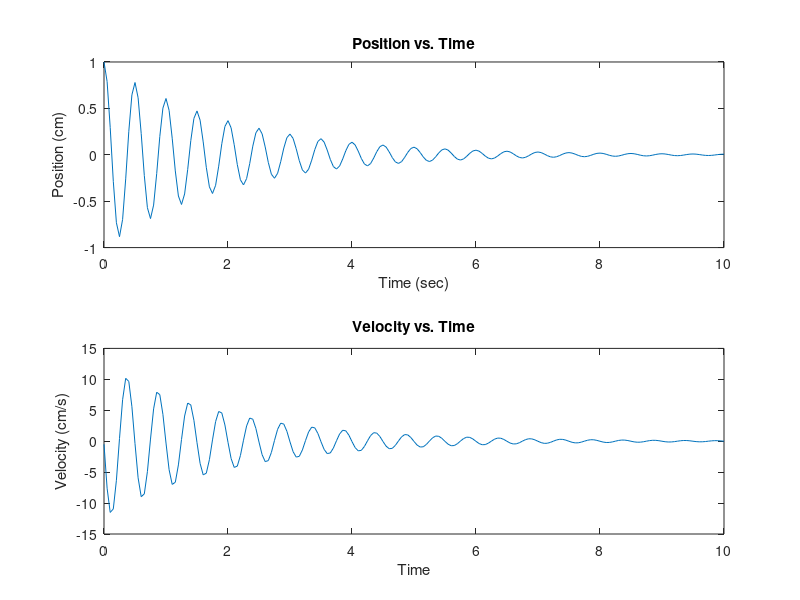

Reproduce this figure in MATLAB.
% Coleman Lyski
%
% August 31, 2016
%
% Homework 1
%% Problem 2
clear
clc
p = [1 -1.25 -2.125 0.875 0.75]
roots(p)
roots = roots(p)
t = -2:.1:2.5
poly = 1*(t.^4) - 1.25*(t.^3) - 2.125*(t.^2) + 0.875*(t) + 0.75
xaxis = t - t
figure(1)
clf(1)
plot(t,poly,t,xaxis,roots(1),0,'*',roots(2),0,'*',roots(3),0,'*',roots(4),0,'*')
xlabel('x axis')
ylabel('y axis')
%% Problem 3
clear
clc
t = 0:.00001:.0005
Vcap = 12*(1 - exp(-10000*t))
plot(t,Vcap)
xlabel('Time (sec)')
ylabel('Vcap (V)')
title('Voltage across capacitor vs. Time')
%% Problem 4
clear
clc
T = 0:8e-6:0.0048
f = cos(2*pi*(1250)*T)
plot(T,f)
%% Problem 5
clear
clc
T = 0:.05:10
p = exp(-.5.*T).*cos(2.*pi*(2).*T)
v = -.5.*exp(-.5.*T).*cos(2.*pi*(2).*T) - 4.*pi.*exp(-.5.*T).*sin(2.*pi*(2).*T)
figure(1)
clf
subplot(2,1,1)
plot(T,p)
title('Position vs. Time')
xlabel('Time (sec)')
ylabel('Position (cm)')
subplot(2,1,2)
plot(T,v)
title('Velocity vs. Time')
xlabel('Time')
ylabel('Velocity (cm/s)')